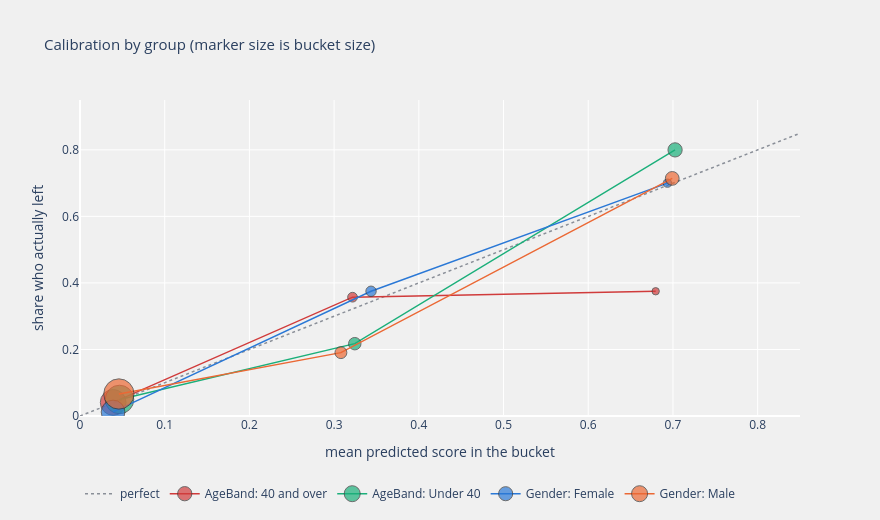

The code cell stored with this chart in its notebook:
### Code cell
traces = [go.Scatter(x=[0, 1], y=[0, 1], mode='lines', name='perfect',
                     line=dict(color=GRAY, width=1.5, dash='dot'),
                     hoverinfo='skip')]
palette = {'Female': BLUE, 'Male': ORANGE, 'Under 40': GREEN,
           '40 and over': RED}
for (dimension, group), sub in calibration.groupby(['dimension', 'group']):
    detail = np.stack([sub.n, sub.left, [str(b) for b in sub.bucket]], axis=-1)
    traces.append(go.Scatter(
        x=sub.mean_score, y=sub.observed, mode='markers+lines',
        name=f'{dimension}: {group}',
        marker=dict(color=palette[group], size=np.sqrt(sub.n) * 2.6,
                    line=dict(color=INK, width=1)),
        line=dict(color=palette[group], width=1.4), customdata=detail,
        hovertemplate=('<b>' + str(group) + '</b>, %{customdata[2]}'
                       '<br>mean predicted score: %{x:.4f}'
                       '<br>actually left: %{y:.4f}'
                       '<br>%{customdata[1]} of %{customdata[0]} people'
                       '<extra></extra>')))

layout = go.Layout(dict(
    title=dict(text='Calibration by group (marker size is bucket size)',
               font=dict(size=15)),
    height=520, width=880,
    xaxis=dict(title='mean predicted score in the bucket', range=[0, 0.85]),
    yaxis=dict(title='share who actually left', range=[0, 0.95]),
    plot_bgcolor='rgba(240, 240, 240, 0.95)',
    paper_bgcolor='rgba(240, 240, 240, 0.95)',
    legend=dict(orientation='h', y=-0.2)))
py.iplot(go.Figure(data=traces, layout=layout))

### Figure 1 — Plotly figure (JSON) as saved in the notebook; plotly's stock layout.template omitted (floating-point values rounded to 4 significant figures)
{"data": [{"hoverinfo": "skip", "line": {"color": "#8a8f98", "dash": "dot", "width": 1.5}, "mode": "lines", "name": "perfect", "type": "scatter", "x": [0, 1], "y": [0, 1]}, {"customdata": [["98", "4", "under 0.2"], ["14", "5", "0.2 to 0.5"], ["8", "3", "0.5 and above"]], "hovertemplate": "<b>40 and over</b>, %{customdata[2]}<br>mean predicted score: %{x:.4f}<br>actually left: %{y:.4f}<br>%{customdata[1]} of %{customdata[0]} people<extra></extra>", "line": {"color": "#d03b3b", "width": 1.4}, "marker": {"color": "#d03b3b", "line": {"color": "#333333", "width": 1}, "size": [25.74, 9.728, 7.354]}, "mode": "markers+lines", "name": "AgeBand: 40 and over", "type": "scatter", "x": [0.03918, 0.3218, 0.6796], "y": [0.04082, 0.3571, 0.375]}, {"customdata": [["121", "6", "under 0.2"], ["23", "5", "0.2 to 0.5"], ["30", "24", "0.5 and above"]], "hovertemplate": "<b>Under 40</b>, %{customdata[2]}<br>mean predicted score: %{x:.4f}<br>actually left: %{y:.4f}<br>%{customdata[1]} of %{customdata[0]} people<extra></extra>", "line": {"color": "#1baf7a", "width": 1.4}, "marker": {"color": "#1baf7a", "line": {"color": "#333333", "width": 1}, "size": [28.6, 12.47, 14.24]}, "mode": "markers+lines", "name": "AgeBand: Under 40", "type": "scatter", "x": [0.04662, 0.3244, 0.7025], "y": [0.04959, 0.2174, 0.8]}, {"customdata": [["83", "1", "under 0.2"], ["16", "6", "0.2 to 0.5"], ["10", "7", "0.5 and above"]], "hovertemplate": "<b>Female</b>, %{customdata[2]}<br>mean predicted score: %{x:.4f}<br>actually left: %{y:.4f}<br>%{customdata[1]} of %{customdata[0]} people<extra></extra>", "line": {"color": "#2a78d6", "width": 1.4}, "marker": {"color": "#2a78d6", "line": {"color": "#333333", "width": 1}, "size": [23.69, 10.4, 8.222]}, "mode": "markers+lines", "name": "Gender: Female", "type": "scatter", "x": [0.03902, 0.3436, 0.6935], "y": [0.01205, 0.375, 0.7]}, {"customdata": [["136", "9", "under 0.2"], ["21", "4", "0.2 to 0.5"], ["28", "20", "0.5 and above"]], "hovertemplate": "<b>Male</b>, %{customdata[2]}<br>mean predicted score: %{x:.4f}<br>actually left: %{y:.4f}<br>%{customdata[1]} of %{customdata[0]} people<extra></extra>", "line": {"color": "#eb6834", "width": 1.4}, "marker": {"color": "#eb6834", "line": {"color": "#333333", "width": 1}, "size": [30.32, 11.91, 13.76]}, "mode": "markers+lines", "name": "Gender: Male", "type": "scatter", "x": [0.0459, 0.308, 0.6992], "y": [0.06618, 0.1905, 0.7143]}], "layout": {"height": 520, "legend": {"orientation": "h", "y": -0.2}, "paper_bgcolor": "rgba(240, 240, 240, 0.95)", "plot_bgcolor": "rgba(240, 240, 240, 0.95)", "title": {"font": {"size": 15}, "text": "Calibration by group (marker size is bucket size)"}, "width": 880, "xaxis": {"range": [0, 0.85], "title": {"text": "mean predicted score in the bucket"}}, "yaxis": {"range": [0, 0.95], "title": {"text": "share who actually left"}}}}
